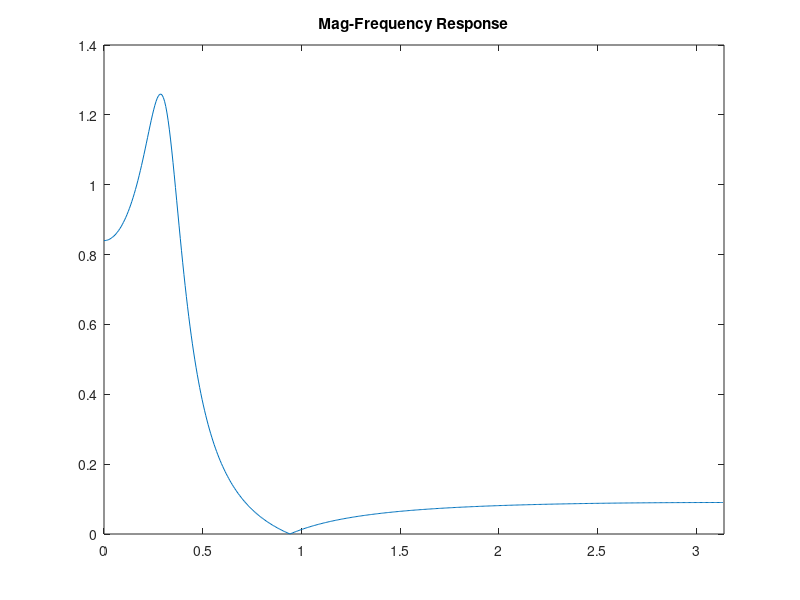
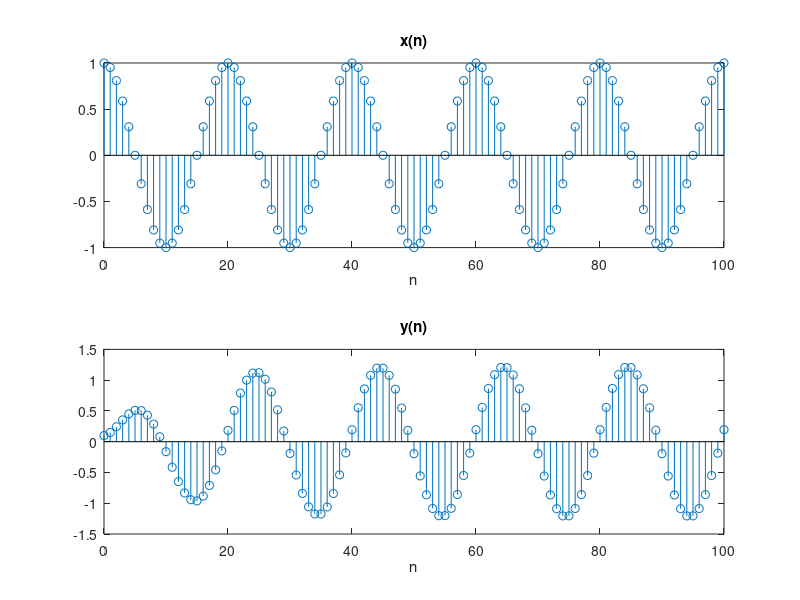
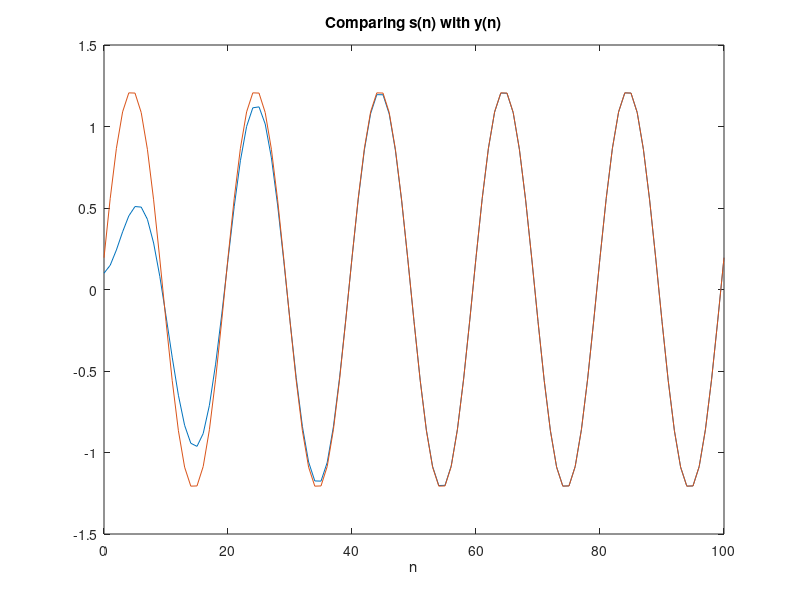
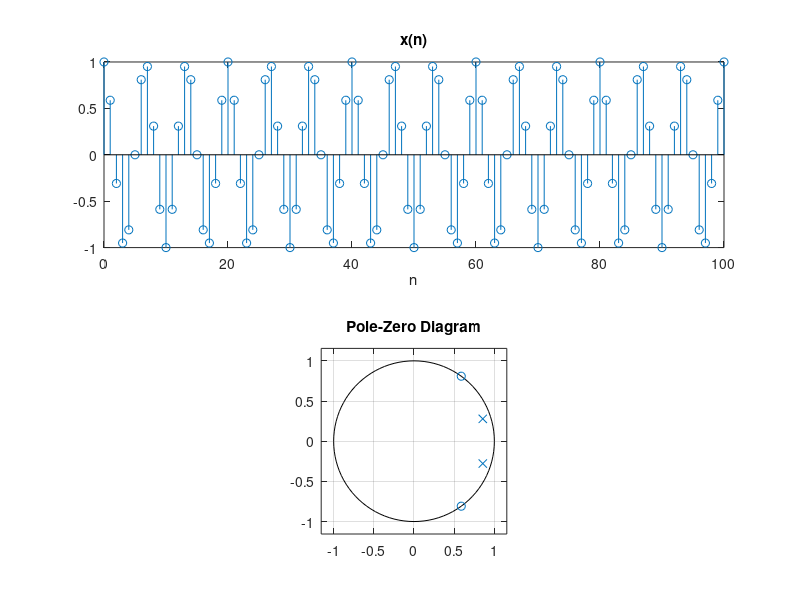

Write the MATLAB code that produced these figures, in order. (Note: this script raises an error after producing the figures.)
%% Lab 5

%4 use polyval to find B(z)/A(z)
%5 use angle() for Hfpt
%7 dont need to explain
%8 use old function that plots all the graphs
%9 may be extra credit

%% 2

b = [0.1, -0.1176, 0.1];
a = [1, -1.7119, 0.81];

[H,w] = freqz(b,a);

figure(1)
plot(w,abs(H))
xlim([0 pi])
title('Mag-Frequency Response')
%% 3

n = 0:100;
x = cos(0.1*pi*n);
y = filter(b,a,x);

figure(2)
subplot(2,1,1)
stem(n,x)
xlabel('n')
title('x(n)')
subplot(2,1,2)
stem(n,y)
xlabel('n')
title('y(n)')
%% 4

z = exp(1i*0.1*pi);
Hfpt = polyval(b, z) / polyval(a, z);

%% 5

s = abs(Hfpt)*cos(0.1*pi*n + angle(Hfpt));
figure(4)
plot(n,y,n,s)
title('Comparing s(n) with y(n)')
xlabel('n')

%% 6

n = 0:100;
x = cos(0.3*pi*n);
y = filter(b,a,x);

figure(5)
subplot(2,1,1)
stem(n,x)
xlabel('n')
title('x(n)')
subplot(2,1,2)
stem(n,y)
xlabel('n')
title('y(n)')

%% 7 

zplane(b,a);
title('Pole-Zero Diagram')

%% 8

b1 = [1];
a1 = [1,-1.8,0.9];

b2 = [1];
a2 = [1,-1.8,0.72];

b3 = [1];
a3 = [1,-1.53,0.9];

b4 = [1];
a4 = [1,-1.4,-.72];

b5 = [1];
a5 = [1,0.85];

b6 = [1];
a6 = [1,0.95];

makeLab6Plots(b1,a1, 'y(n)= x(n)+1.8y(n-1)-0.9y(n-2)');
makeLab6Plots(b2,a2, 'y(n)= x(n)+1.6y(n-1)-0.72y(n-2)');
makeLab6Plots(b3,a3, 'y(n)= x(n)+1.53y(n-1)-0.9y(n-2)');
makeLab6Plots(b4,a4, 'y(n)= x(n)+1.4y(n-1)+0.72y(n-2)');
makeLab6Plots(b5,a5, 'y(n)= x(n)-0.85y(n-1)');
makeLab6Plots(b6,a6, 'y(n)= x(n)-0.95y(n-1)');

